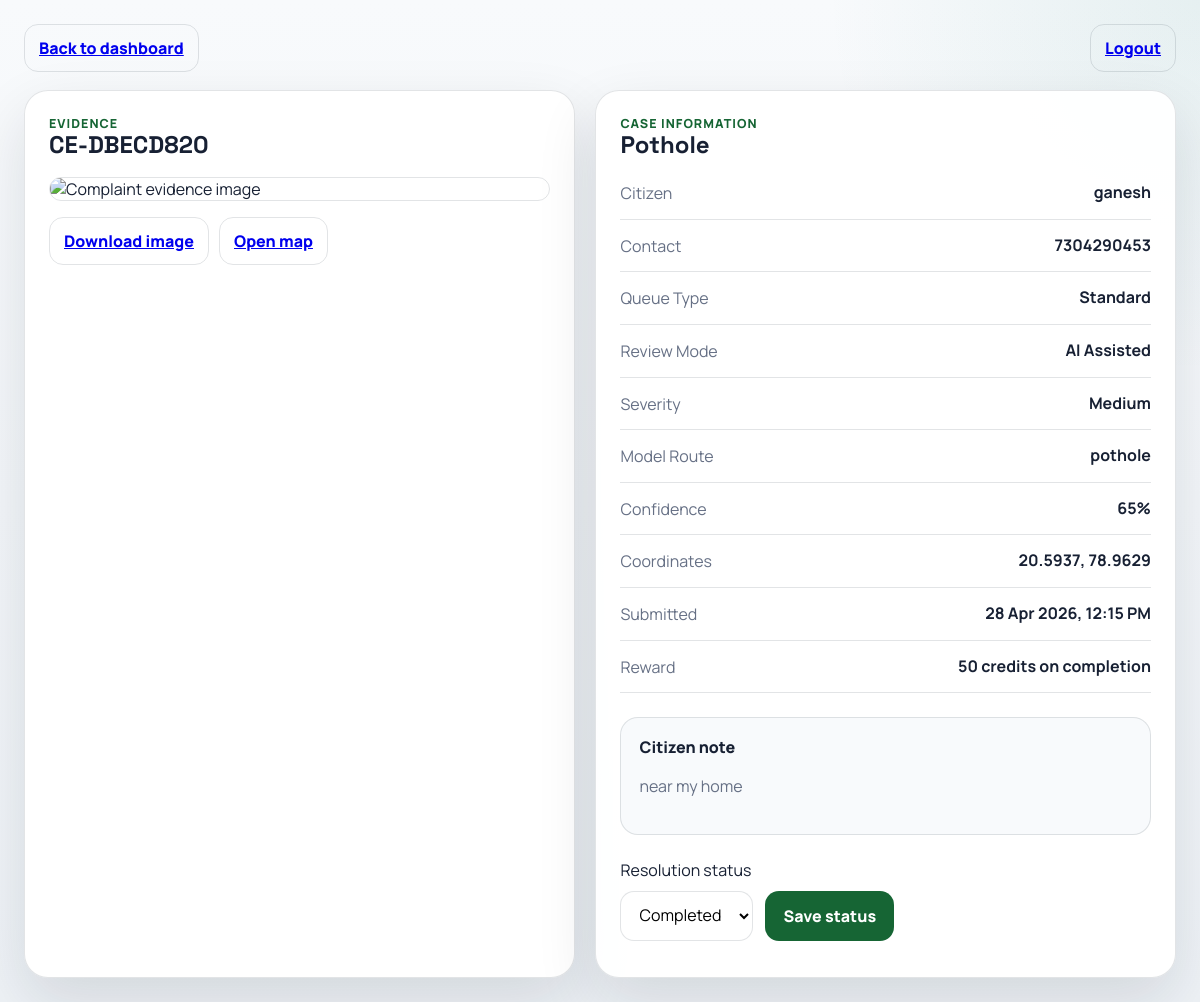
Page /admin/report/14 (signed in) on the committed database.
### database.py (models this page shows)
class Complaint(Base):
    __tablename__ = "complaints"
    id = Column(Integer, primary_key=True)
    issue_type = Column(String)
    image_path = Column(String)
    confidence = Column(Float)
    latitude = Column(Float)
    longitude = Column(Float)
    comment = Column(String)
    status = Column(String, default="Pending")
    user_name = Column(String)
    user_contact = Column(String)
    reference_code = Column(String)
    created_at = Column(String)
    user_id = Column(Integer)
    issue_key = Column(String)
    detection_mode = Column(String)
    model_key = Column(String)
    severity = Column(String)
    last_updated_at = Column(String)
    reward_points = Column(Integer, default=0)
    priority_requested = Column(Integer, default=0)

### app.py (the view)
@app.get("/admin/report/{report_id}", response_class=HTMLResponse)
async def report_detail(request: Request, report_id: int):
    admin_session = get_current_admin_session(request)
    if not admin_session:
        return RedirectResponse("/login?tab=admin", status_code=302)
    db = SessionLocal()
    try:
        report = db.query(Complaint).filter(Complaint.id == report_id).first()
    finally:
        db.close()
    if not report:
        return HTMLResponse("Report not found", status_code=404)
    return templates.TemplateResponse(
        "report_detail.html",
        {
            "request": request,
            "report": report,
            "image_url": build_image_url(report.image_path),
            "status_choices": sorted(ALLOWED_STATUSES, key=lambda value: ["Pending", "In Progress", "Completed"].index(value)),
            "image_analysis_mode": report.detection_mode or "Manual Review",
            "completion_reward_points": COMPLETION_REWARD_POINTS,
        },
    )

### templates/report_detail.html (shortened to what this page needs)
<!DOCTYPE html>
<html lang="en">
<head>
    <link rel="stylesheet" href="/static/admin.css">
</head>
<body>
    <div class="detail-shell">
        <div class="detail-topbar">
            <a href="/admin/dashboard" class="detail-back">Back to dashboard</a>
            <a href="/admin/logout" class="detail-back">Logout</a>
        </div>
        <div class="detail-grid">
            <section class="detail-card">
                <p class="mini-label">Evidence</p>
                <h1>{{ report.reference_code or ('CE-' ~ report.id) }}</h1>
                <img class="detail-image" src="{{ image_url }}" alt="Complaint evidence image">
                <div class="detail-actions">
                    <a class="table-link" href="/admin/download/{{ report.id }}">Download image</a>
                    <a class="table-link" href="https://maps.google.com/?q={{ report.latitude }},{{ report.longitude }}" target="_blank" rel="noreferrer">Open map</a>
                </div>
            </section>
            <section class="detail-card">
                <p class="mini-label">Case information</p>
                <h2>{{ report.issue_type }}</h2>
                <div class="detail-list">
                    <div><span>Citizen</span><strong>{{ report.user_name or 'Unknown user' }}</strong></div>
                    <div><span>Contact</span><strong>{{ report.user_contact or 'No contact' }}</strong></div>
                    <div><span>Queue Type</span><strong>{{ 'Priority' if report.priority_requested else 'Standard' }}</strong></div>
                    <div><span>Review Mode</span><strong>{{ report.detection_mode or 'Manual Review' }}</strong></div>
                    <div><span>Severity</span><strong>{{ report.severity or 'Needs Review' }}</strong></div>
                    <div><span>Model Route</span><strong>{{ report.model_key if report.model_key else 'Manual review queue' }}</strong></div>
                    <div><span>Confidence</span><strong>{{ (report.confidence * 100)|round|int if report.confidence is not none else 0 }}%</strong></div>
                    <div><span>Coordinates</span><strong>{{ report.latitude }}, {{ report.longitude }}</strong></div>
                    <div><span>Submitted</span><strong>{{ report.created_at or 'Earlier record' }}</strong></div>
                    <div><span>Reward</span><strong>{{ report.reward_points if report.reward_points else completion_reward_points }} credits on completion</strong></div>
                </div>
                <div class="comment-box">
                    <span>Citizen note</span>
                    <p>{{ report.comment if report.comment else 'No additional details were provided for this complaint.' }}</p>
                </div>
                <div class="status-manager">
                    <label for="statusSelect">Resolution status</label>
                    <div class="status-row">
                        <select id="statusSelect">
                            {% for status in status_choices %}
                            <option value="{{ status }}" {{ 'selected' if report.status == status else '' }}>{{ status }}</option>
                            {% endfor %}
                        </select>
                        <button type="button" onclick="saveStatus()">Save status</button>
                    </div>
                </div>
            </section>
        </div>
    </div>
</body>
</html>

### static/admin.css (style rules this page uses)
:root { --bg: #eef2f6; --panel: rgba(255, 255, 255, 0.95); --panel-dark: #0f172a; --text: #172033; --muted: #667085; --line: rgba(23, 32, 51, 0.12); --accent: #166534; --warning: #b45309; --info: #1d4ed8; --success: #15803d; --gold: #b45309; --shadow: 0 24px 60px rgba(15, 23, 42, 0.12); }
* { box-sizing: border-box; }
body { margin: 0; font-family: "Manrope", sans-serif; color: var(--text); background: radial-gradient(circle at top right, rgba(15, 118, 110, 0.08), transparent 24%), linear-gradient(180deg, #f8fafc 0%, var(--bg) 100%); }
.dashboard-shell, .detail-shell { min-height: 100vh; padding: 24px; }
.dashboard-sidebar, .table-panel, .stat-card, .detail-card, .sidebar-note { background: var(--panel); border: 1px solid var(--line); border-radius: 24px; box-shadow: var(--shadow); }
.sidebar-label, .mini-label { margin: 0; color: var(--accent); font-size: 0.78rem; font-weight: 800; letter-spacing: 0.08em; text-transform: uppercase; }
.dashboard-sidebar h1, .panel-head h2, .detail-card h1, .detail-card h2 { margin: 0; font-family: "Space Grotesk", sans-serif; line-height: 1.05; }
.sidebar-copy, .ref-block span, .user-block span, .status-feedback, .comment-box p, .detail-list span { color: var(--muted); line-height: 1.6; }
.sidebar-link, .table-link, .detail-back { min-height: 44px; padding: 12px 14px; border-radius: 14px; display: inline-flex; align-items: center; justify-content: center; border: 1px solid var(--line); font-weight: 800; }
.panel-head input, .status-row select { min-height: 46px; border-radius: 14px; border: 1px solid var(--line); padding: 12px 14px; font: inherit; background: #fff; }
.detail-topbar { display: flex; justify-content: space-between; gap: 12px; margin-bottom: 18px; }
.detail-grid { display: grid; grid-template-columns: minmax(320px, 0.95fr) minmax(320px, 1fr); gap: 20px; }
.detail-card { padding: 24px; }
.detail-image { width: 100%; border-radius: 20px; display: block; margin-top: 20px; border: 1px solid var(--line); }
.detail-actions { display: flex; gap: 10px; margin-top: 16px; flex-wrap: wrap; }
.detail-list { display: grid; gap: 14px; margin: 24px 0; }
.detail-list div { display: flex; justify-content: space-between; gap: 14px; padding-bottom: 12px; border-bottom: 1px solid var(--line); }
.detail-list strong { text-align: right; }
.comment-box { padding: 18px; border-radius: 18px; background: #f8fafc; border: 1px solid var(--line); }
.comment-box span { display: block; margin-bottom: 8px; font-weight: 800; }
.status-manager { margin-top: 24px; }
.status-row { display: flex; gap: 12px; margin-top: 10px; flex-wrap: wrap; }
.status-row button { min-height: 46px; padding: 12px 18px; border: 0; border-radius: 14px; background: var(--accent); color: #fff; font: inherit; font-weight: 800; cursor: pointer; }

### rows in the picture
Complaint: reference_code "CE-DBECD820", issue_type "Pothole", user_name "ganesh", user_contact "7304290453", priority_requested "Standard", detection_mode "AI Assisted", severity "Medium", model_key "pothole", confidence "65", latitude "20.5937", longitude "78.9629", created_at "28 Apr 2026, 12:15 PM", reward_points "50", comment "near my home"

### other values in the picture
form field value "Completed"
